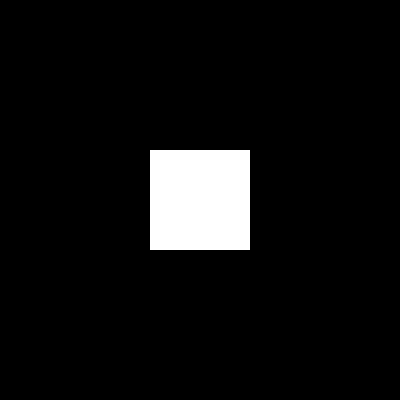
Frame 1 (no input)
Frame 60 (the mouse pressed at the canvas centre just before this capture): identical to frame 1, image omitted
Frame 120 (the mouse held since frame 60 and released just before this capture): identical to frame 1, image omitted

The Processing sketch that drew this single still picture (run headless with seeded random() and noise(); from frame 60 on, the mouse is pressed at the canvas centre):

// Processing sketch: processing_65744
// ── processing_65744.pde

// L'interactivité du clavier

int rect_x = 150;
int rect_y = 150;

void setup() {
size (400,400);
fill (255);
noStroke();
}

void draw() {
background(0); // Fond noir
rect(rect_x,rect_y,100,100);
}

// keyPressed est appelé à chaque pression sur une touche du clavier :
void keyPressed() {
  
// Modifier la couleur du rectangle, la variable key :
if (key == 'r') { fill (255,0,0); }
if (key == 'v') { fill (0,255,0); }
if (key == 'b') { fill (0,0,255); }

// Pour les touches spéciales commes les flèches, on doit passer par keyCode :
if (key == CODED) {
  if (keyCode == UP) { rect_y = rect_y - 5; }
  if (keyCode == DOWN) { rect_y = rect_y + 5; }
  if (keyCode == RIGHT) { rect_x = rect_x + 5; }
  if (keyCode == LEFT) { rect_x = rect_x - 5; }
}

}
